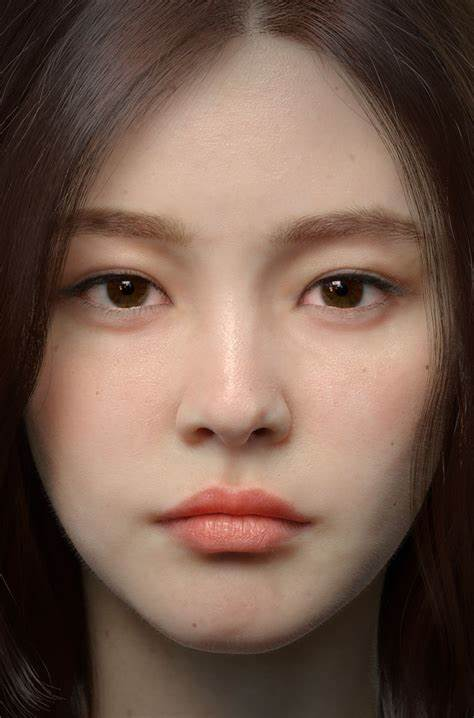
#> input picture 001.jpg, 474 x 718 px
$ python -i FaceAlign.py   (imports and definitions only)
#> lines starting #> are read from the running program, lines starting #| are printed output that depends on the picture
#> further down, picture is the input picture: shape (718, 474, 3); mean B, G, R 78.3, 91.2, 117.2
import cv2
import numpy as np
from PIL import Image

# img = cv2.imread('.//lfw//Charles_Bell//Charles_Bell_0001.jpg')
# img = cv2.imread('.//lfw//Aaron_Guiel//Aaron_Guiel_0001.jpg')
# img = cv2.imread(".//lfw//Allen_Iverson//Allen_Iverson_0002.jpg")

face_detector = cv2.CascadeClassifier(".//model//haarcascade_frontalface_default.xml")


def align(img):
    eye_detector = cv2.CascadeClassifier(".//model//haarcascade_eye.xml")
    grey = cv2.cvtColor(img, cv2.COLOR_BGR2GRAY)
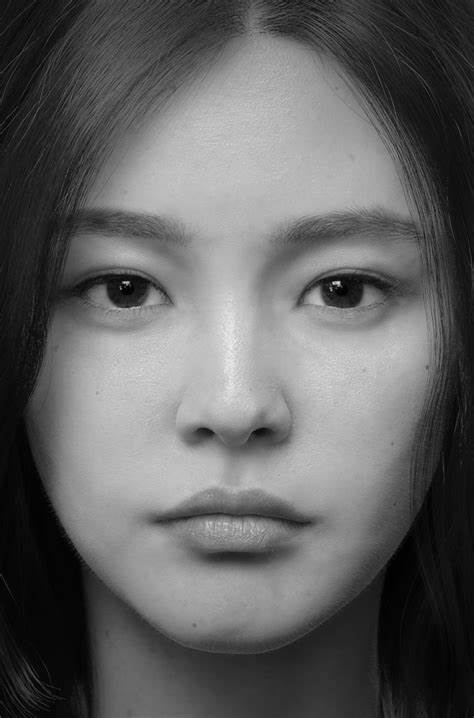
#> grey: shape (718, 474); min 0, max 239, mean 97.5
    eyes = eye_detector.detectMultiScale(grey, 1.01, 200, cv2.CASCADE_SCALE_IMAGE, (20, 20))
#> eyes = [[281, 239, 106, 106], [178, 411, 52, 52], [65, 234, 116, 116]]
    try:
        dx = eyes[0][0] - eyes[-1][0]
#> dx = 216
        dx = dx if dx > 0 else -dx
        dy = eyes[0][1] - eyes[-1][1]
#> dy = 5
        dy = dy if dy > 0 else -dy
        m = cv2.getRotationMatrix2D((img.shape[1] / 2, img.shape[0] / 2), np.tan(dy / dx), 1)
#> m = [[1, 0.000404, -0.145], [-0.000404, 1, 0.0958]]
        res = cv2.warpAffine(img, m, (img.shape[1], img.shape[0]))
    except IndexError:
        res = img.copy()
    return res

def faceDetectordir(img_dir):
    img = cv2.imread(img_dir)
    return faceDetector(img)

def faceDetector(img):
    align_img = align(img)
    faces = face_detector.detectMultiScale(align_img, 1.01, 100, cv2.CASCADE_SCALE_IMAGE, (20, 20))
#> faces = [[25, 149, 420, 420]]
    if len(faces):
        # print(f'       {len(faces)}， {faces}')
        for x, y, w, h in faces:
            align_img = align_img[x:x + w, y:y + h]
            break
#> this loop made 1 pass
#> pass 1, in faceDetector, `align_img = align_img[x:x + w, y:y + h]`:
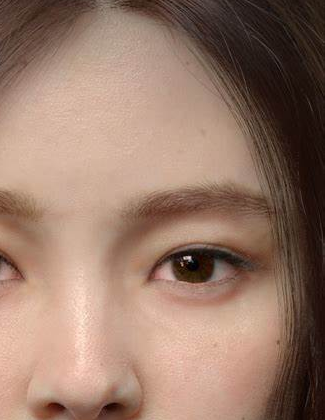
#> align_img: shape (420, 325, 3); mean B, G, R 104.9, 120.9, 151.4
    align_img = Image.fromarray(cv2.cvtColor(align_img, cv2.COLOR_BGR2RGB)) # 转为PIL image
#> align_img: PIL image 325x420 RGB
    return align_img

# [6 lines of commented-out code are left out]

>>> import cv2
>>> picture = cv2.imread('001.jpg')
>>> result = faceDetector(picture)

$ run again, on 002.jpg
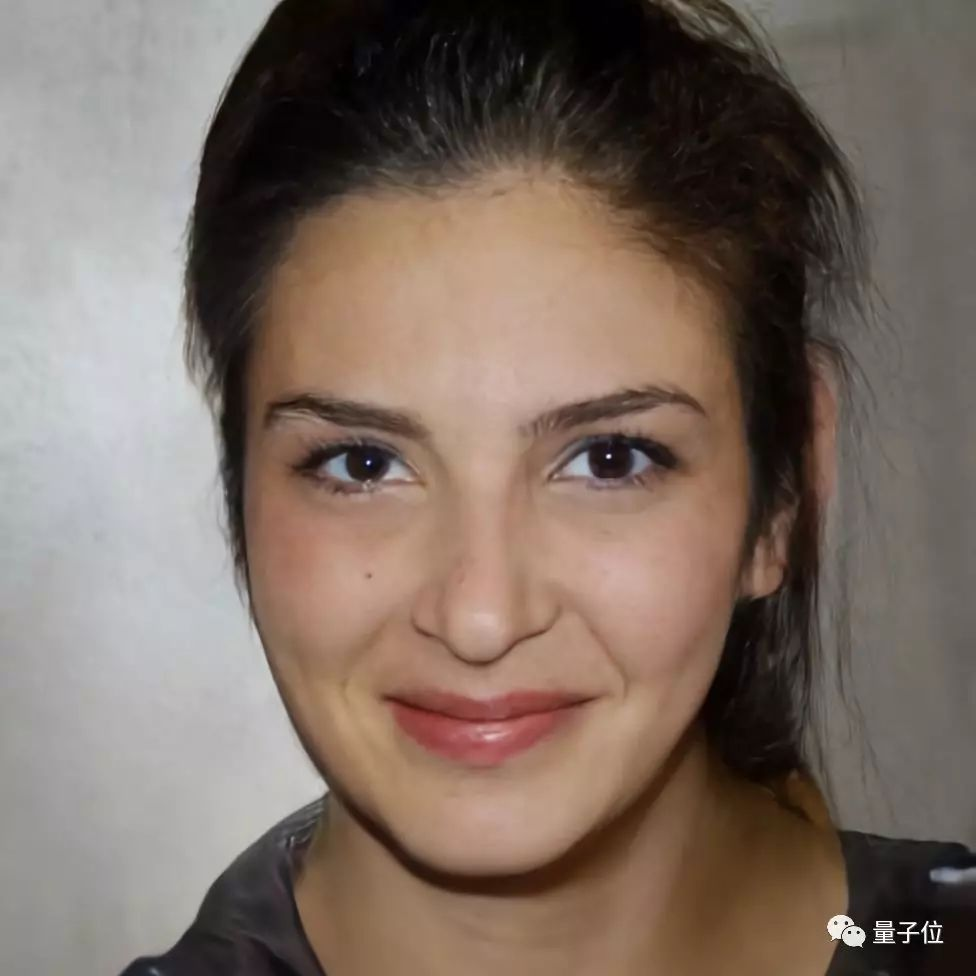
#> input picture 002.jpg, 976 x 976 px
#> picture is the input picture: shape (976, 976, 3); mean B, G, R 99.1, 108.8, 124.5
#> in align, `grey = cv2.cvtColor(img, cv2.COLOR_BGR2GRAY)`:
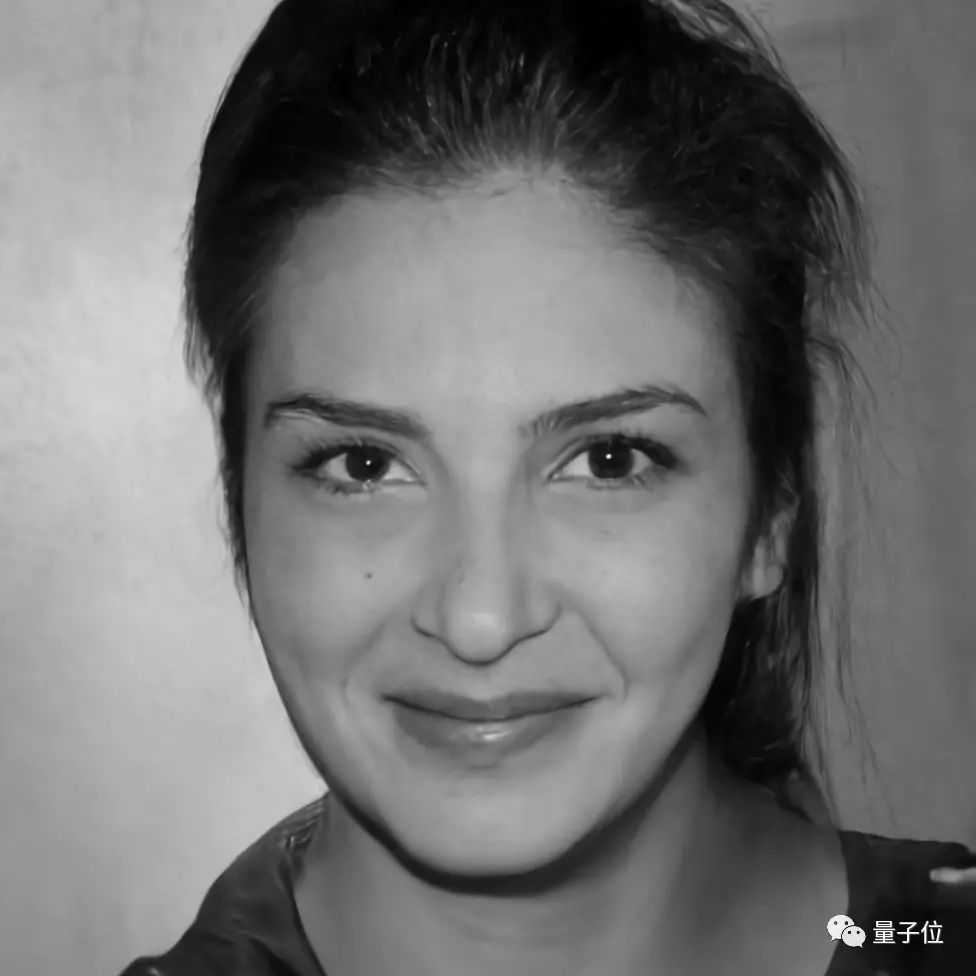
#> grey: shape (976, 976); min 0, max 255, mean 112.4
#> eyes = [[545, 399, 124, 124], [284, 401, 128, 128]]
#> dx = 261
#> in align, `dy = eyes[0][1] - eyes[-1][1]`: dy = -2
#> in align, `dy = dy if dy > 0 else -dy`: dy = 2
#> m = [[1, 0.000134, -0.0653], [-0.000134, 1, 0.0653]]
#> faces = [[169, 219, 638, 638]]
#> the loop in faceDetector, `for x, y, w, h in faces:` made 1 pass
#> pass 1, in faceDetector, `align_img = align_img[x:x + w, y:y + h]`:
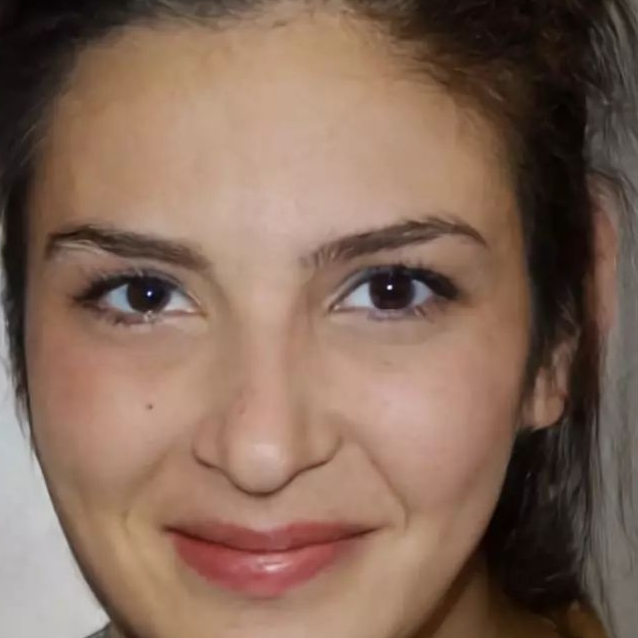
#> align_img: shape (638, 638, 3); mean B, G, R 88.7, 104.2, 131.4
